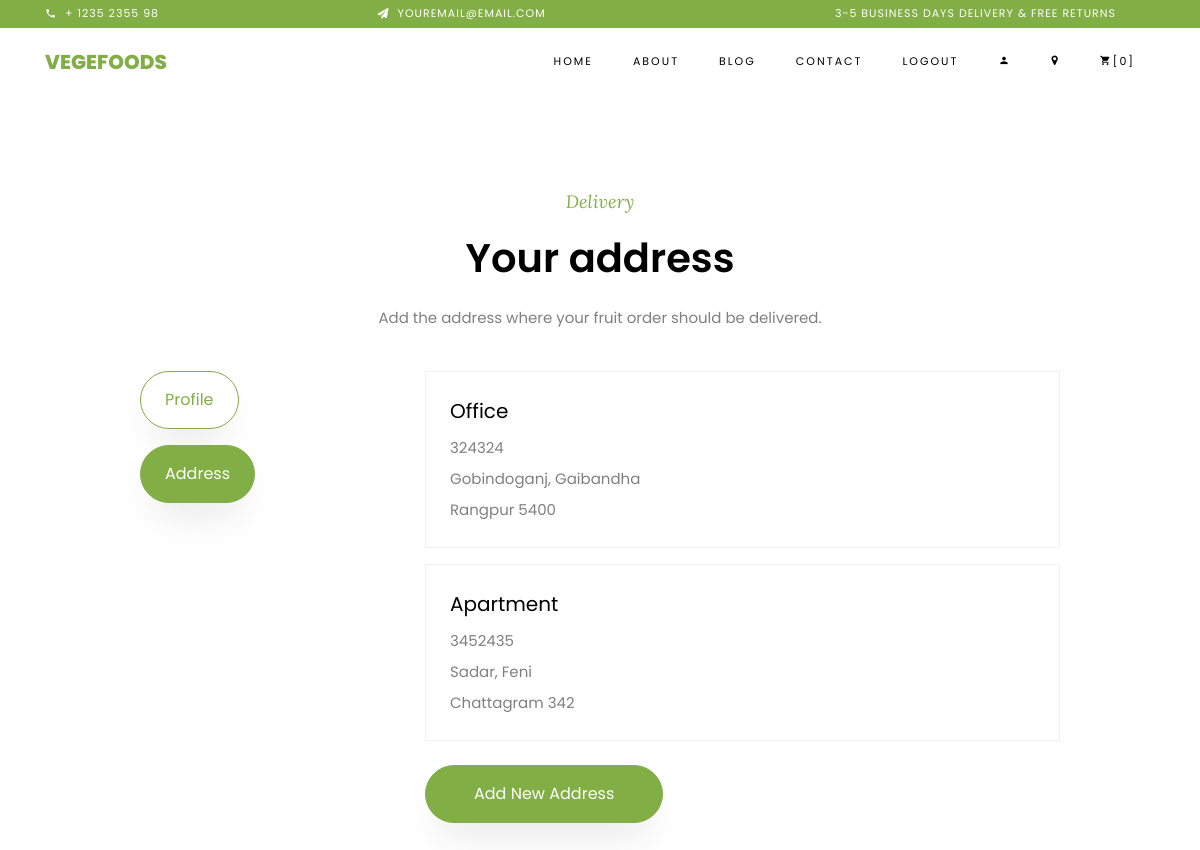
The page /address/ (signed in) on the database its author committed.
### shop/models.py (models this page shows, shortened)
class CustomerAddress(models.Model):
    user = models.ForeignKey(User, on_delete=models.CASCADE)
    division = models.CharField(choices=DIVISION_CHOICES, max_length=50)
    district = models.CharField(max_length=200)
    thana = models.CharField(max_length=200)
    roadNumber = models.CharField(max_length=500)
    zipCode = models.IntegerField()
    addressType = models.CharField(choices=ADDRESS_TYPE_CHOICES, max_length=20)

### shop/views.py (the view, shortened to what this page needs)
# urls.py: path('address/', views.CustomerAddressView.as_view(), name='address'),
@method_decorator(login_required, name='dispatch')
class CustomerAddressView(LoginRequiredMixin, View):
    login_url = reverse_lazy('login')
    def get(self, request):
        addresses = CustomerAddress.objects.filter(user=request.user)
        show_form = request.GET.get('new') == '1'
        form = CustomerAddressForm() if show_form else None
        return render(request, 'address.html', {
            'addresses': addresses,
            'address': form,
            'show_form': show_form,
        })

### templates/address.html (shortened to what this page needs)
{% load static %}
<!DOCTYPE html>
<html lang="en">
<head>
    <link rel="stylesheet" href="{% static 'css/open-iconic-bootstrap.min.css' %}">
    <link rel="stylesheet" href="{% static 'css/animate.css' %}">
    <link rel="stylesheet" href="{% static 'css/owl.carousel.min.css' %}">
    <link rel="stylesheet" href="{% static 'css/owl.theme.default.min.css' %}">
    <link rel="stylesheet" href="{% static 'css/magnific-popup.css' %}">
    <link rel="stylesheet" href="{% static 'css/aos.css' %}">
    <link rel="stylesheet" href="{% static 'css/ionicons.min.css' %}">
    <link rel="stylesheet" href="{% static 'css/bootstrap-datepicker.css' %}">
    <link rel="stylesheet" href="{% static 'css/jquery.timepicker.css' %}">
    <link rel="stylesheet" href="{% static 'css/flaticon.css' %}">
    <link rel="stylesheet" href="{% static 'css/icomoon.css' %}">
    <link rel="stylesheet" href="{% static 'css/style.css' %}">
</head>
<body class="goto-here">
    <div class="py-1 bg-primary">
        <div class="container">
            <div class="row no-gutters d-flex align-items-start align-items-center px-md-0">
                <div class="col-lg-12 d-block">
                    <div class="row d-flex">
                        <div class="col-md pr-4 d-flex topper align-items-center">
                            <div class="icon mr-2 d-flex justify-content-center align-items-center"><span class="icon-phone2"></span></div>
                            <span class="text">+ 1235 2355 98</span>
                        </div>
                        <div class="col-md pr-4 d-flex topper align-items-center">
                            <div class="icon mr-2 d-flex justify-content-center align-items-center"><span class="icon-paper-plane"></span></div>
                            <span class="text">youremail@email.com</span>
                        </div>
                        <div class="col-md-5 pr-4 d-flex topper align-items-center text-lg-right">
                            <span class="text">3-5 Business days delivery &amp; Free Returns</span>
                        </div>
                    </div>
                </div>
            </div>
        </div>
    </div>
    <nav class="navbar navbar-expand-lg navbar-dark ftco_navbar bg-dark ftco-navbar-light" id="ftco-navbar">
        <div class="container">
            <a class="navbar-brand" href="{% url 'fruit-list' %}">Vegefoods</a>
            <div class="collapse navbar-collapse" id="ftco-nav">
                <ul class="navbar-nav ml-auto">
                    <li class="nav-item"><a href="{% url 'fruit-list' %}" class="nav-link">Home</a></li>
                    <li class="nav-item"><a href="about.html" class="nav-link">About</a></li>
                    <li class="nav-item"><a href="blog.html" class="nav-link">Blog</a></li>
                    <li class="nav-item"><a href="contact.html" class="nav-link">Contact</a></li>
                    {% if user.is_authenticated %}
                    <li class="nav-item">
                        <form method="post" action="{% url 'logout' %}">
                            <button type="submit" class="nav-link">Logout</button>
                        </form>
                    </li>
                    {% else %}
                    <li class="nav-item"><a href="{% url 'login' %}" class="nav-link">Login</a></li>
                    <li class="nav-item"><a href="{% url 'signup' %}" class="nav-link">Signup</a></li>
                    {% endif %}
                    <li class="nav-item cta cta-colored"><a href="{% url 'profile' %}" class="nav-link" aria-label="Profile"><span class="icon-person"></span></a></li>
                    <li class="nav-item cta cta-colored active"><a href="{% url 'address' %}" class="nav-link" aria-label="Address"><span class="icon-map-marker"></span></a></li>
                    <li class="nav-item cta cta-colored"><a href="{% url 'showcart' %}" class="nav-link"><span class="icon-shopping_cart"></span>[0]</a></li>
                </ul>
            </div>
        </div>
    </nav>
    <section class="ftco-section">
        <div class="container">
            <div class="row justify-content-center mb-4">
                <div class="col-md-8 heading-section text-center">
                    <span class="subheading">Delivery</span>
                    <h2 class="mb-3">Your address</h2>
                    <p>Add the address where your fruit order should be delivered.</p>
                </div>
            </div>
            <div class="row justify-content-center">
                <div class="col-md-3 mb-4">
                    <ul class="list-unstyled">
                        <li class="mb-3"><a href="{% url 'profile' %}" class="btn btn-primary btn-outline-primary py-3 px-4">Profile</a></li>
                        <li><a href="{% url 'address' %}" class="btn btn-primary py-3 px-4">Address</a></li>
                    </ul>
                </div>
                <div class="col-md-7">
                    {% if addresses %}
                    {% for item in addresses %}
                    <div class="bg-white p-4 mb-3" style="border: 1px solid #f0f0f0;">
                        <h3 class="h5 mb-2">{{ item.addressType }}</h3>
                        <p class="mb-1">{{ item.roadNumber }}</p>
                        <p class="mb-1">{{ item.thana }}, {{ item.district }}</p>
                        <p class="mb-0">{{ item.division }} {{ item.zipCode }}</p>
                    </div>
                    {% endfor %}
                    {% else %}
                    <p class="mb-4">You have not saved an address yet.</p>
                    {% endif %}
                    {% if show_form %}
                    <form action="{% url 'address' %}" method="post" class="bg-white p-4 p-md-5 mt-4" style="border: 1px solid #f0f0f0;">
                        {% csrf_token %}
                        {% if address.non_field_errors %}
                        <div class="alert alert-danger">
                            {% for error in address.non_field_errors %}
                            <div>{{ error }}</div>
                            {% endfor %}
                        </div>
                        {% endif %}
                        {% for fm in address %}
                        <div class="form-group">
                            {{ fm.label_tag }}
                            {{ fm }}
                            {% if fm.errors %}
                            <small class="text-danger">{{ fm.errors|striptags }}</small>
                            {% endif %}
                        </div>
                        {% endfor %}
                        <div class="form-group mb-0">
                            <button type="submit" class="btn btn-primary py-3 px-5">Submit</button>
                            <a href="{% url 'address' %}" class="btn btn-primary btn-outline-primary py-3 px-5 ml-2">Cancel</a>
                        </div>
                    </form>
                    {% else %}
                    <a href="{% url 'address' %}?new=1" class="btn btn-primary py-3 px-5 mt-2">Add New Address</a>
                    {% endif %}
                </div>
            </div>
        </div>
    </section>
</body>
</html>

### static/css/icomoon.css (style rules this page uses)
[class^="icon-"], [class*=" icon-"] { font-family: 'icomoon' !important; speak: none; font-style: normal; font-weight: normal; font-variant: normal; text-transform: none; line-height: 1; -webkit-font-smoothing: antialiased; -moz-osx-font-smoothing: grayscale; }
.icon-map-marker:before { content: "\f041"; }
.icon-paper-plane:before { content: "\f1d8"; }
.icon-phone2:before { content: "\e0cd"; }
.icon-shopping_cart:before { content: "\e8cc"; }
.icon-person:before { content: "\e7fd"; }

### rows shown on the page
CustomerAddress: addressType "Office", roadNumber "324324", thana "Gobindoganj", district "Gaibandha", division "Rangpur", zipCode "5400"
CustomerAddress: addressType "Apartment", roadNumber "3452435", thana "Sadar", district "Feni", division "Chattagram", zipCode "342"
